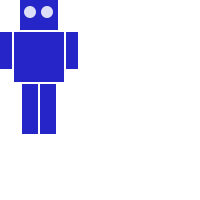
Frame 1 (no input)
Frame 60 (the mouse pressed at the canvas centre just before this capture): identical to frame 1, image omitted
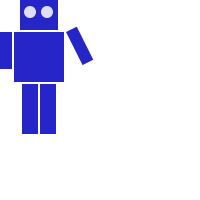
Frame 120 (the mouse held since frame 60 and released just before this capture)

The Processing sketch that drew these frames (run headless with seeded random() and noise(); from frame 60 on, the mouse is pressed at the canvas centre):

// Processing sketch: robot2
// ── robot2.pde
// http://forum.processing.org/two/discussion/2792/kinect-skeleton-tracking-robot-arm-questions-/p1

int armAngle = 0;
/* Where upper left of robot appears on screen */
final int ROBOT_X = 0;
final int ROBOT_Y = 0;

/* The robot's midpoint and arm pivot points */
final int MIDPOINT_X = 39;
final int LEFT_PIVOT_X = 12;
final int RIGHT_PIVOT_X = 66;
final int PIVOT_Y = 32;

float leftArmAngle = 0.0;
float rightArmAngle = 0.0;

void setup()
{
  size(200, 200);
  background(255);
  smooth();
  //drawRobot();
}

void draw()
{
  float mX;
  float mY;
  
  background(255);
  pushMatrix();
  translate(ROBOT_X, ROBOT_Y); // place robot so arms are always on screen
  if (mousePressed)
  {
    mX = mouseX - ROBOT_X;
    mY = mouseY - ROBOT_Y;
    if (mX < MIDPOINT_X) // left side of robot
    {
      leftArmAngle = atan2(mY - PIVOT_Y, mX - LEFT_PIVOT_X)
      - HALF_PI;
    }
    else
    {
      rightArmAngle = atan2(mY - PIVOT_Y, mX - RIGHT_PIVOT_X)
      - HALF_PI;
   }
  }
  drawRobot();
  
  popMatrix();
}

void drawRobot()
{
  noStroke();
  fill(38, 38, 200);
  rect(20, 0, 38, 30); // head
  rect(14, 32, 50, 50); // body
  drawLeftArm();
  drawRightArm();
  rect(22, 84, 16, 50); // left leg
  rect(40, 84, 16, 50); // right leg
  
  fill(222, 222, 249);
  ellipse(30, 12, 12, 12); // left eye
  ellipse(47, 12, 12, 12);  // right eye
}

void drawLeftArm()
{
  pushMatrix();
  translate(12, 32);
  //rotate(radians(135));
  //rotate(radians(armAngle));
  rotate(leftArmAngle);
  rect(-12, 0, 12, 37);
  popMatrix();
}

void drawRightArm()
{
  pushMatrix();
  translate(66, 32);
  //rotate(radians(135));
  //rotate(radians(-armAngle));
  rotate(rightArmAngle);
  rect(0, 0, 12, 37);
  popMatrix();
}
